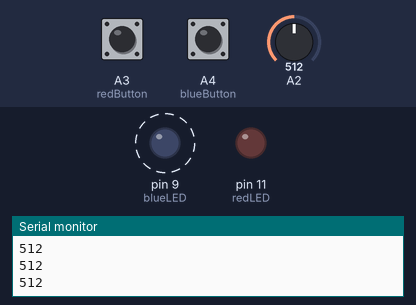
Recording of a sketch running on a simulated Arduino Uno, built with avr-gcc and run on an emulated ATmega328P. On the bench: output pins drawn as LEDs (lit = HIGH), the last lines printed to the serial monitor. Dashed ring = blinking. The inputs (shaded band) are chosen by the test bench; at power-on: A3 (redButton) LOW, A4 (blueButton) HIGH, A2 = 512.

Above: at 1.25 s.
1.3 s: A3 (redButton) pulled HIGH for 0.25 s
At 1.56 s:
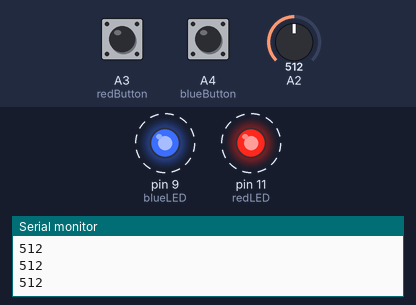
4.3 s: A4 (blueButton) pulled LOW for 0.25 s
At 4.47 s:
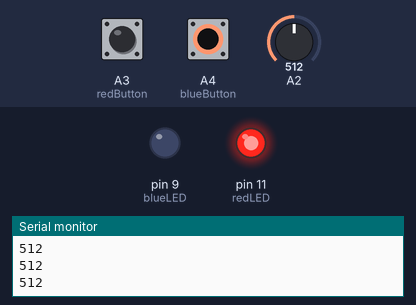
7.3 s: A2 set to 306
10.3 s: A2 set to 122
13.3 s: A3 (redButton) pulled HIGH for 1 s
At 14.4 s:
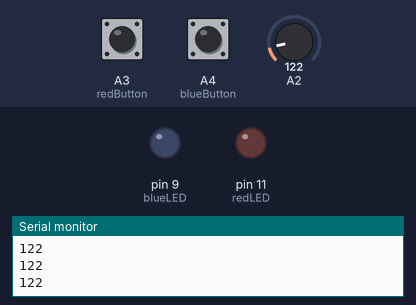
15.8 s: A3 (redButton) pulled HIGH for 3.2 s
At 16.5 s:
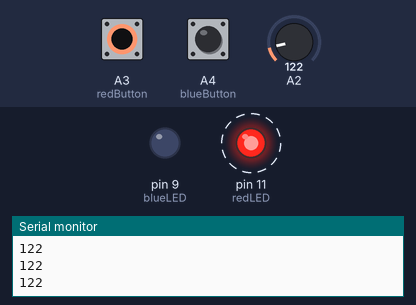
Timing chart, 0 to 21.5 s (numbered marks = the images above; inputs shaded):
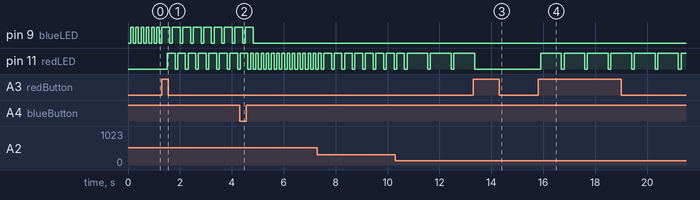

Measured:
- after the input at 1.3 s, pin 9 (blueLED): alternates HIGH for 0.30 s and LOW for 0.10 s, starting after 0.31 s; pin 11 (redLED): alternates HIGH for 0.30 s and LOW for 0.10 s, starting after 0.21 s
- after the input at 4.3 s, pin 9 (blueLED): goes on until 4.8 s, then stays LOW
- after the input at 13.3 s, pin 11 (redLED): goes on until 13.4 s, then stays LOW
- after the input at 15.8 s, pin 11 (redLED): alternates HIGH for 0.80 s and LOW for 0.10 s, starting after 0.10 s
- by itself, pin 9 (blueLED): alternates HIGH for 0.10 s and LOW for 0.10 s

The sketch:

nov10.ino
```cpp
//Fading
//Marta Pienkosz, due November 10
//Buttons work as a switches that turn LEDs on and off.  Adjusting the potentiometer additionally changes the frequency at which the LED goes out.

const int blueLED = 9;
const int redLED = 11;
const byte blueButton = A4;
const byte redButton = A3;

int BlueButtonState, RedButtonState = 0;
int fade, sensorValueAdopted = 0;
int lastBlueButtonState, lastRedButtonState = 0;
int bluePushCounter, redPushCounter = 0;

void setup() {
  pinMode(9, OUTPUT);
  pinMode(11, OUTPUT);
  pinMode(A3, INPUT);
  pinMode(A4, INPUT);
  Serial.begin(9600);
}

void loop() {
  int sensorValue = analogRead(A2);
  //  checking the variable resistor, it reads from 0 to 1023
  Serial.println(sensorValue);
  //  setting an adequate frequency of fading, the greater the resistance, the quicker LED fades
  sensorValueAdopted= (sensorValue / 4);
  delay(1);

  int RedButtonState = digitalRead(redButton);
  if (RedButtonState != lastRedButtonState) {
    if (RedButtonState == HIGH) {
      // when user press the button, redPushCounter is increment by 1
      redPushCounter += 1;
    }
  }
  // making a real switch, when player press the button LED is on, pressing button once again switches the LED off
  if (redPushCounter % 2 == 1) {
    // the greater the resistance, the quicker LED fades, user can adjust this frequency by playing with potentiometer
    for (int fade = 0 ; fade <= 255; fade += sensorValueAdopted) {
      digitalWrite(redLED, fade);
      delay(100);
    }
  } else {
    digitalWrite(redLED, LOW);
  }
  lastRedButtonState = RedButtonState;

  // same thing is being done for second LED and button
  int BlueButtonState = digitalRead(blueButton);
  if (BlueButtonState != lastBlueButtonState) {
    if (BlueButtonState == HIGH) {
      bluePushCounter += 1;
    }
  }
  if (bluePushCounter % 2 == 1) {
    for (int fade = 0 ; fade <= 255; fade += sensorValueAdopted) {
      digitalWrite(blueLED, fade);
      delay(100);
    }
  } else {
    digitalWrite(blueLED, LOW);
  }
  lastBlueButtonState = BlueButtonState;
}
```
